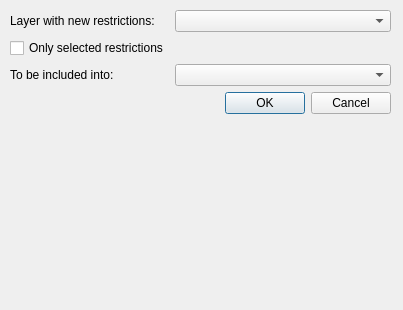
<?xml version="1.0" encoding="UTF-8"?>
<ui version="4.0">
 <class>Dialog</class>
 <widget class="QDialog" name="Dialog">
  <property name="geometry">
   <rect>
    <x>0</x>
    <y>0</y>
    <width>403</width>
    <height>310</height>
   </rect>
  </property>
  <property name="windowTitle">
   <string>Import Restrictions</string>
  </property>
  <widget class="QWidget" name="">
   <property name="geometry">
    <rect>
     <x>10</x>
     <y>10</y>
     <width>381</width>
     <height>281</height>
    </rect>
   </property>
   <layout class="QFormLayout" name="formLayout">
    <item row="0" column="0">
     <widget class="QLabel" name="label">
      <property name="text">
       <string>Layer with new restrictions:</string>
      </property>
     </widget>
    </item>
    <item row="1" column="0">
     <widget class="QCheckBox" name="checkBox">
      <property name="text">
       <string>Only selected restrictions</string>
      </property>
     </widget>
    </item>
    <item row="0" column="1">
     <widget class="QgsMapLayerComboBox" name="mMapLayerComboBox"/>
    </item>
    <item row="2" column="0">
     <widget class="QLabel" name="label_2">
      <property name="text">
       <string>To be included into:</string>
      </property>
     </widget>
    </item>
    <item row="2" column="1">
     <widget class="QComboBox" name="comboBox"/>
    </item>
    <item row="3" column="1">
     <widget class="QDialogButtonBox" name="buttonBox">
      <property name="orientation">
       <enum>Qt::Horizontal</enum>
      </property>
      <property name="standardButtons">
       <set>QDialogButtonBox::Cancel|QDialogButtonBox::Ok</set>
      </property>
     </widget>
    </item>
   </layout>
  </widget>
 </widget>
 <customwidgets>
  <customwidget>
   <class>QgsMapLayerComboBox</class>
   <extends>QComboBox</extends>
   <header>qgsmaplayercombobox.h</header>
  </customwidget>
 </customwidgets>
 <resources/>
 <connections>
  <connection>
   <sender>buttonBox</sender>
   <signal>accepted()</signal>
   <receiver>Dialog</receiver>
   <slot>accept()</slot>
   <hints>
    <hint type="sourcelabel">
     <x>248</x>
     <y>254</y>
    </hint>
    <hint type="destinationlabel">
     <x>157</x>
     <y>274</y>
    </hint>
   </hints>
  </connection>
  <connection>
   <sender>buttonBox</sender>
   <signal>rejected()</signal>
   <receiver>Dialog</receiver>
   <slot>reject()</slot>
   <hints>
    <hint type="sourcelabel">
     <x>316</x>
     <y>260</y>
    </hint>
    <hint type="destinationlabel">
     <x>286</x>
     <y>274</y>
    </hint>
   </hints>
  </connection>
 </connections>
</ui>
